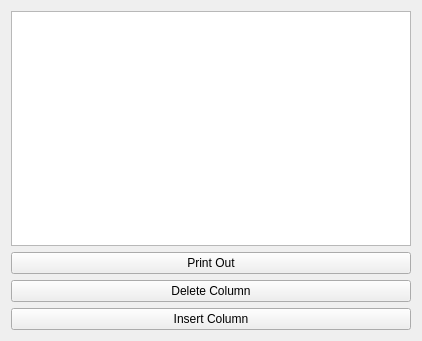
<?xml version="1.0" encoding="UTF-8"?>
<ui version="4.0">
 <class>WidgetForm</class>
 <widget class="QWidget" name="WidgetForm">
  <property name="geometry">
   <rect>
    <x>0</x>
    <y>0</y>
    <width>422</width>
    <height>341</height>
   </rect>
  </property>
  <property name="windowTitle">
   <string>Checking Table Widget</string>
  </property>
  <layout class="QVBoxLayout" name="verticalLayout_2">
   <item>
    <layout class="QVBoxLayout" name="mainVerticalLayout">
     <item>
      <widget class="QTableWidget" name="tableWidget"/>
     </item>
     <item>
      <widget class="QPushButton" name="printOutButton">
       <property name="text">
        <string>Print Out</string>
       </property>
      </widget>
     </item>
     <item>
      <widget class="QPushButton" name="deleteColumnButton">
       <property name="text">
        <string>Delete Column</string>
       </property>
      </widget>
     </item>
     <item>
      <widget class="QPushButton" name="insertColumnButton">
       <property name="text">
        <string>Insert Column</string>
       </property>
      </widget>
     </item>
    </layout>
   </item>
  </layout>
 </widget>
 <resources/>
 <connections/>
</ui>
